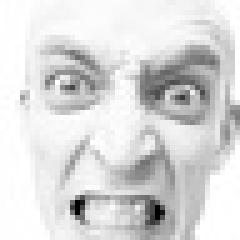
#> input picture project2 face emotion recognition/Face Detection/train/angry/Training_20682032.jpg, 48 x 48 px (shown 5 times larger); its folder holds only this picture in this run
$ jupyter execute --allow-errors app.ipynb
#> lines starting #> are read from the running program, lines starting #| are printed output that depends on the picture
# Import necessary libraries and modules for image processing and visualization.

[cell 1]
import matplotlib.pyplot as plt
import os
import cv2
import numpy as np

# Define the path to the training dataset and list the emotion categories.

[cell 2]
train_data_dir = 'Face Detection/train'

emotion_categories = os.listdir(train_data_dir)
print("Emotion Categories Found:")
print(emotion_categories)

# Count the number of images in each category and print the counts.

[cell 3]
emotion_counts = []

print("Counting images in each category:")
for category in emotion_categories:
    category_path = os.path.join(train_data_dir, category)
    count = len(os.listdir(category_path))
    print(f"Category '{category}' has {count} images.")
    emotion_counts.append(count)
#> pass 2 of the loop `for category in emotion_categories:`:

# Visualize the distribution of images across categories using a bar chart.

[cell 4]
plt.figure(figsize=(10, 6))
plt.bar(emotion_categories, emotion_counts, color='skyblue')
plt.title('Image Distribution Across Categories')
plt.xlabel('Categories')
plt.ylabel('Number of Images')
plt.xticks(rotation=45)
plt.show()
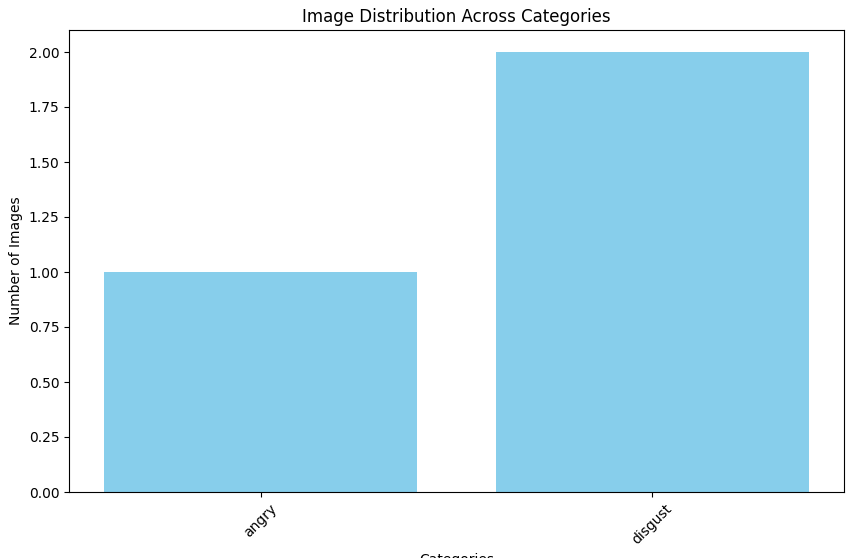
#> figure drawn by matplotlib, 1 panel

# Plot 10 sample images for each emotion category from the training dataset.

[cell 5]
def plot_sample_images_10(data_dir, emotion_categories, img_width, img_height, caption="Training Dataset"):
#> called with data_dir = 'Face Detection/train', img_width = 48, img_height = 48, caption = 'Training Dataset'
    plt.figure(figsize=(20, 20))

    for i, category in enumerate(emotion_categories):

        category_path = os.path.join(data_dir, category)
        images = os.listdir(category_path)

        for j in range(10):
            img_path = os.path.join(category_path, images[j])
            img = cv2.imread(img_path, cv2.IMREAD_GRAYSCALE)
#> img is the input picture: shape (48, 48); min 0, max 255, mean 217.8
            img = cv2.resize(img, (img_width, img_height))

            plt.subplot(len(emotion_categories), 10, i * 10 + j + 1)
            plt.imshow(img, cmap='gray')
            plt.title(category)
            plt.axis('off')


    plt.suptitle(f'Images for Each Emotion {caption}', fontsize=20)
    plt.tight_layout()
    plt.subplots_adjust(top=0.92)
    plt.show()

emotion_categories = ['angry', 'disgust', 'fear', 'happy', 'neutral', 'sad', 'surprise']

#> (the rest of this cell did not finish here and is left out)

# Define a class named Preprocessing that containing various image preprocessing methods with the apply_all method that Apply all preprocessing steps in sequence on an image given it's path in the parameter.

The list of preprocessing methods in the Preprocessing class:

-rescale_image: Normalize pixel values to the range [0, 1].

-resize_image: Resize the image to a specified target size.

-rotate_image: Randomly rotate the image by a specified angle.

-shift_image: Randomly shift the image horizontally and vertically.

-shear_image: Apply a shearing transformation to the image.

-zoom_image: Zoom into the image by a specified factor.

-flip_image: Flip the image horizontally.

-random_crop: Randomly crop a region of the image.

-random_erasing: Randomly erase a rectangular region of the image with white color.

-noise_reduction: Apply Gaussian blur for noise reduction.

[cell 6]
class Preprocessing:


    def rescale_image(self, image):

        return image / 255.0


    def resize_image(self, image, target_size=(48, 48)):

        return cv2.resize(image, target_size, interpolation=cv2.INTER_LINEAR)


    # [76 lines left out: functions rotate_image, shift_image, shear_image, zoom_image, flip_image, random_crop and 1 more, not called in this run]


    def noise_reduction(self, image):

        return cv2.GaussianBlur(image, (5, 5), 0)


    def apply_all(self, image):

        results = {
            'Original': image,
            'Resized': self.resize_image(image),
            'Rescaled': self.rescale_image(image),
            'Noise Reduced': self.noise_reduction(image),
            'Rotated': self.rotate_image(image, angle=30),
            'Shifted': self.shift_image(image, width_shift=0.2, height_shift=0.2),
            'Sheared': self.shear_image(image, shear_factor=0.2),
            'Zoomed': self.zoom_image(image, zoom_factor=0.2),
            'Flipped': self.flip_image(image),
            'Random Crop': self.random_crop(image, crop_size=0.8),
            'Random Erasing': self.random_erasing(image, erase_size=0.2)
        }
        return results

# Visualize the results of all preprocessing steps for a sample image.

# Example usage:

[cell 7]
# [10 lines left out: function visualize_preprocessed_images, not called in this run]

#> (the rest of this cell did not finish here and is left out)

# Feature Extraction using Histogram of Oriented Gradients (HOG)

# HOG technique extract features from the images focusing on the parts that are most likely to distinguish one emotion from another.

[cell 8]
from skimage.feature import hog

def extract_hog_features(image):

    features, hog_image = hog(
        image,
        orientations=9,
        pixels_per_cell=(8, 8),
        cells_per_block=(2, 2),
        block_norm='L2-Hys',
        visualize=True
    )
    return features, hog_image

image_path = 'Face Detection/train/angry/Training_233976.jpg'
image = cv2.imread(image_path, cv2.IMREAD_GRAYSCALE)
#> (the rest of this cell did not finish here and is left out)

# Prepare the dataset by extracting HOG features for all images in the dataset.

[cell 9]
def prepare_dataset(data_dir, emotion_categories):

#> called with data_dir = 'Face Detection/train'
    X = []  # Features
    y = []  # Labels
    for label, category in enumerate(emotion_categories):
        category_path = os.path.join(data_dir, category)
        images = os.listdir(category_path)

        for img_name in images:
            img_path = os.path.join(category_path, img_name)
            img = cv2.imread(img_path, cv2.IMREAD_GRAYSCALE)
            img = cv2.resize(img, (48, 48))

            features, _ = extract_hog_features(img)
#> in extract_hog_features (call 2), `features, hog_image = hog( image, orientations=9, pixels_per_cell=(8, ..`:
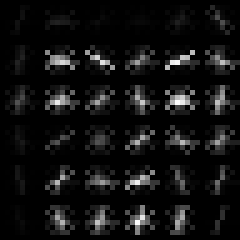
#> hog_image: shape (48, 48) float64 (shown 5 times larger); min 0, max 41.37, mean 2.8; drawn with min black and max white
#> in extract_hog_features (call 2), `features, hog_image = hog( image, orientations=9, pixels_per_cell=(8, ..`: features = 900 values, max 0.356 at index 29, min 0 at index 3, mean 0.133
            X.append(features)
            y.append(label)
#> pass 2 of the loop in prepare_dataset, `for label, category in enumerate(emotion_categories):`:
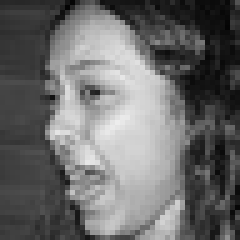
#> input picture project2 face emotion recognition/Face Detection/train/disgust/Training_12950225.jpg, 48 x 48 px (shown 5 times larger)
#> in prepare_dataset, img is the input picture: shape (48, 48); min 4, max 237, mean 106.6
#> in extract_hog_features (call 3), `features, hog_image = hog( image, orientations=9, pixels_per_cell=(8, ..`:
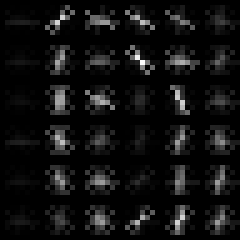
#> hog_image: shape (48, 48) float64 (shown 5 times larger); min 0, max 47.05, mean 3.1; drawn with min black and max white
#> in extract_hog_features (call 3), `features, hog_image = hog( image, orientations=9, pixels_per_cell=(8, ..`: features = 900 values, max 0.383 at index 10, min 0 at index 17, mean 0.133
    return np.array(X), np.array(y)

# Prepare the dataset
#> (the rest of this cell did not finish here and is left out)
